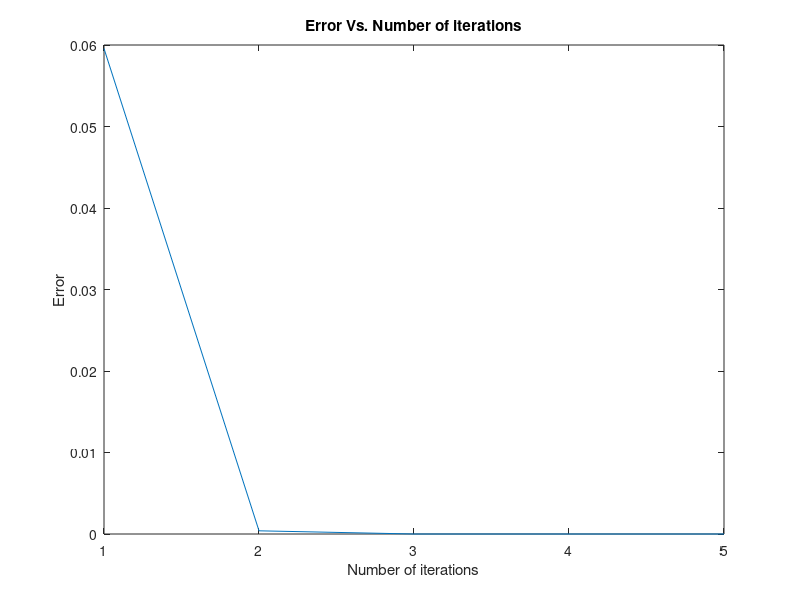

MATLAB code to generate this figure:
clear all
 close all
 clc
 % Change here for different functions
 f=@(x) cos(x)-3*x+1
 %this is the derivative of the above function
 df=@(x) -sin(x)-3
 % Change lower limit 'a' and upper limit 'b'
 a=0; b=1;
 x=a;
 for i=1:1:100
 x1=x-(f(x)/df(x));
 x=x1;
 end
 sol=x;
 fprintf('Approximate Root is %.15f',sol)
 a=0;b=1;
 x=a;
 er(5)=0;
 for i=1:1:5
 x1=x-(f(x)/df(x));
 x=x1;
 er(i)=x1-sol;
 end
 plot(er)
 xlabel('Number of iterations')
 ylabel('Error')
 title('Error Vs. Number of iterations')
